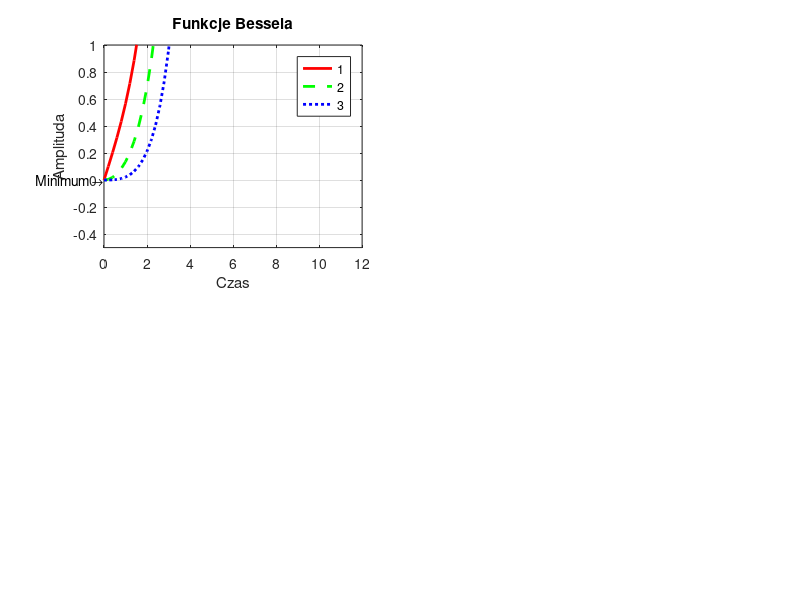

This chart was generated by the following MATLAB code:
x = 0:0.2:12;
y1 = besseli(1, x);
y2 = besseli(2, x);
y3 = besseli(3, x);

figure(1)
subplot(2, 2, 1)

h = plot(x, y1, x, y2, x, y3);

set(h, 'LineWidth', 2, {'LineStyle'},{'-'; '--'; ':'})
set(h, {'Color'}, {'r'; 'g'; 'b'})

axis([0 12 -0.5 1])
grid on

xlabel('Czas'); ylabel('Amplituda')
legend(h, '1', '2', '3')
title('Funkcje Bessela')
[y, ix] = min(y1);
text(x(ix), y, 'Minimum \rightarrow','HorizontalAlignment', 'right')
print -dwinc -r200 wykres1






